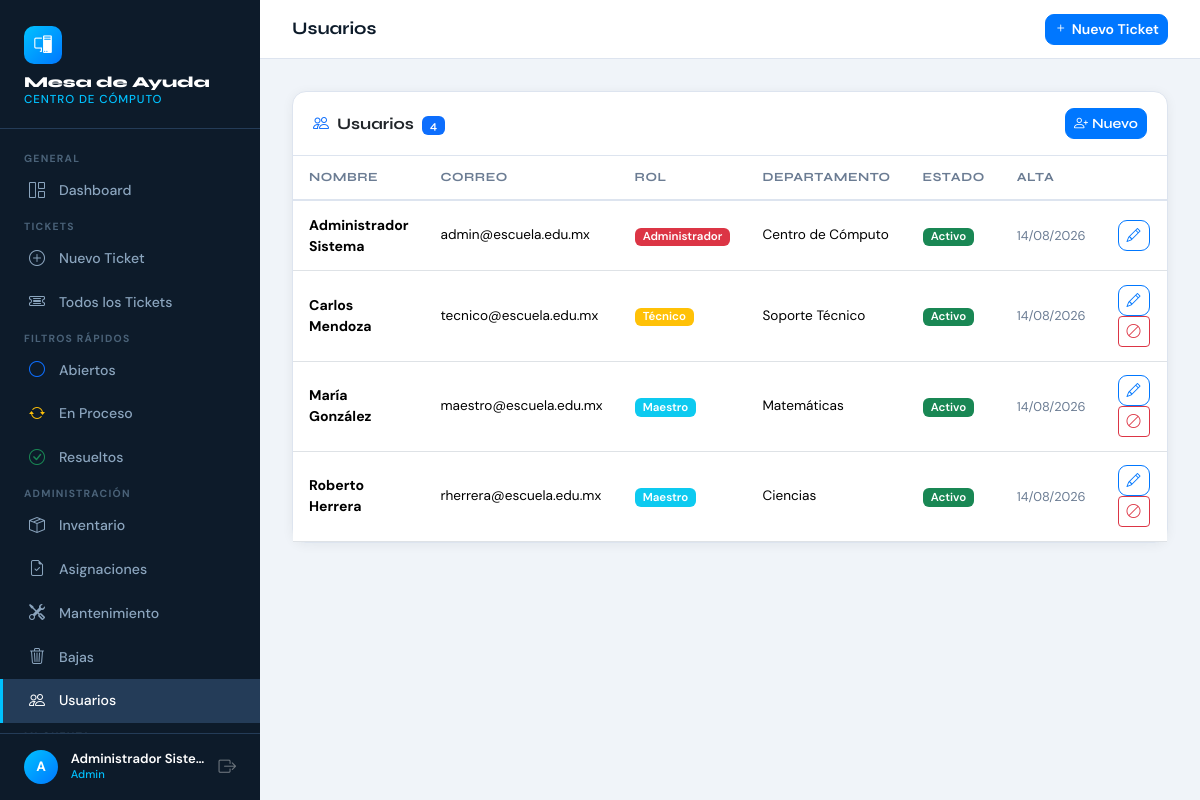
The page /index.php?c=users (signed in) on the database its author committed.
### tables this page shows
CREATE TABLE IF NOT EXISTS usuarios (id INT AUTO_INCREMENT PRIMARY KEY, nombre VARCHAR(100) NOT NULL, apellido VARCHAR(100) NOT NULL, email VARCHAR(150) NOT NULL UNIQUE, password VARCHAR(255) NOT NULL, rol ENUM('maestro','tecnico','admin','auxiliar_administrativo','coordinador','operario','ayudante','residente_becario','auxiliar_seguridad','auxiliar_oficina','control_de_obra','supervisor_seguridad','contra_incendios','tecnico_instrumentista') NOT NULL DEFAULT 'auxiliar_administrativo', departamento VARCHAR(100) DEFAULT NULL, activo TINYINT(1) NOT NULL DEFAULT 1, creado_en DATETIME NOT NULL DEFAULT CURRENT_TIMESTAMP, actualizado_en DATETIME NOT NULL DEFAULT CURRENT_TIMESTAMP ON UPDATE CURRENT_TIMESTAMP);

### controllers/UserController.php (called while the page is built, shortened)
<?php
require_once __DIR__ . '/../models/User.php';
class UserController {
    private User $userModel;
    public function __construct() { $this->userModel = new User(); }
    public function index(): void {
        $users   = $this->userModel->getAll();
        require __DIR__ . '/../views/users/list.php';
    }
}

### config/database.php (called while the page is built, shortened)
<?php
class Database {
    private static ?PDO $instance = null;
    public static function getConnection(): PDO {
        if (self::$instance === null) {
            $dsn = "mysql:host=" . DB_HOST . ";dbname=" . DB_NAME . ";charset=" . DB_CHARSET;
            $options = [
                PDO::ATTR_ERRMODE            => PDO::ERRMODE_EXCEPTION,
                PDO::ATTR_DEFAULT_FETCH_MODE => PDO::FETCH_ASSOC,
                PDO::ATTR_EMULATE_PREPARES   => false,
            ];
            try {
                self::$instance = new PDO($dsn, DB_USER, DB_PASS, $options);
            } catch (PDOException $e) {
                die(json_encode(['error' => 'Error de conexión: ' . $e->getMessage()]));
            }
        }
        return self::$instance;
    }
}

### models/User.php (called while the page is built, shortened)
<?php
require_once __DIR__ . '/../config/database.php';
class User {
    private PDO $db;
    public function __construct() { $this->db = Database::getConnection(); }
    public function getAll(): array {
        return $this->db->query("SELECT id,nombre,apellido,email,rol,departamento,activo,creado_en FROM usuarios ORDER BY nombre")->fetchAll();
    }
}

### views/users/list.php (the view, shortened to what this page needs)
<?php
$pageTitle='Usuarios';require __DIR__.'/../layouts/header.php';
$roleLabels = [
  'auxiliar_administrativo' => 'Auxiliar Administrativo',
  'coordinador'             => 'Coordinador',
  'operario'                => 'Operario',
  'ayudante'                => 'Ayudante',
  'residente_becario'       => 'Residente/Becario',
  'auxiliar_seguridad'      => 'Auxiliar de Seguridad',
  'auxiliar_oficina'        => 'Auxiliar de Oficina',
  'control_de_obra'         => 'Control de Obra',
  'supervisor_seguridad'    => 'Supervisor de Seguridad',
  'contra_incendios'        => 'Contra Incendios',
  'tecnico_instrumentista'  => 'Técnico Instrumentista',
  'admin'                   => 'Administrador',
  'tecnico'                 => 'Técnico',
  'maestro'                 => 'Maestro',
];
$roleColors = [
  'admin'             => 'danger',
  'tecnico'           => 'warning',
  'maestro'           => 'info',
  'residente_becario' => 'primary',
  'auxiliar_seguridad'=> 'dark',
  'auxiliar_oficina'  => 'secondary',
];
?>
<div class="card">
  <div class="card-header d-flex align-items-center justify-content-between"><span><i class="bi bi-people me-2 text-primary"></i>Usuarios <span class="badge bg-primary ms-1"><?=count($users)?></span></span><a href="index.php?c=users&a=create" class="btn btn-sm btn-primary"><i class="bi bi-person-plus me-1"></i>Nuevo</a></div>
  <div class="table-responsive"><table class="table mb-0 js-data-table">
    <thead><tr><th>Nombre</th><th>Correo</th><th>Rol</th><th>Departamento</th><th>Estado</th><th>Alta</th><th style="width:80px"></th></tr></thead>
    <tbody>
    <?php foreach($users as $u):?>
    <tr>
      <td><strong><?=htmlspecialchars($u['nombre'].' '.$u['apellido'])?></strong></td>
      <td style="font-size:.85rem"><?=htmlspecialchars($u['email'])?></td>
      <td><span class="badge bg-<?= $roleColors[$u['rol']] ?? 'secondary' ?>"><?= htmlspecialchars($roleLabels[$u['rol']] ?? ucwords(str_replace('_', ' ', $u['rol']))) ?></span></td>
      <td style="font-size:.85rem"><?=htmlspecialchars($u['departamento']??'—')?></td>
      <td><span class="badge bg-<?=$u['activo']?'success':'secondary'?>"><?=$u['activo']?'Activo':'Inactivo'?></span></td>
      <td style="font-size:.8rem;color:#6b7c93"><?=date('d/m/Y',strtotime($u['creado_en']))?></td>
      <td>
        <a href="index.php?c=users&a=edit&id=<?=$u['id']?>" class="btn btn-sm btn-outline-primary me-1" title="Editar"><i class="bi bi-pencil"></i></a>
        <?php if($u['id']!=$_SESSION['user_id']):?>
        <a href="index.php?c=users&a=toggle&id=<?=$u['id']?>" class="btn btn-sm btn-outline-<?=$u['activo']?'danger':'success'?>" title="<?=$u['activo']?'Desactivar':'Activar'?>" onclick="return confirm('¿Confirmas esta acción?')"><i class="bi bi-<?=$u['activo']?'ban':'check-circle'?>"></i></a>
        <?php endif;?>
      </td>
    </tr>
    <?php endforeach;?>
    </tbody>
  </table></div>
</div>
<?php require __DIR__.'/../layouts/footer.php';?>

### views/layouts/header.php (style rules this page uses)
:root { --sidebar-w:260px;--navy:#0d1b2a;--navy-mid:#1b2e45;--navy-light:#243c58;--accent:#00c2ff;--accent2:#0077ff;--surface:#f0f4f9;--card-bg:#ffffff;--text-main:#0d1b2a;--text-muted:#6b7c93;--border:#dde4ef;--font-head:'Syne',sans-serif;--font-body:'DM Sans',sans-serif; }
*,*::before,*::after { box-sizing:border-box;margin:0;padding:0; }
body { font-family:var(--font-body);background:var(--surface);color:var(--text-main);min-height:100vh; }
.card { border:1px solid var(--border);border-radius:14px;box-shadow:0 2px 12px rgba(13,27,42,.06); }
.card-header { background:transparent;border-bottom:1px solid var(--border);padding:1rem 1.25rem;font-family:var(--font-head);font-weight:700; }
.badge { font-size:.72rem;font-weight:600;padding:.3em .7em;border-radius:6px; }
.table th { font-family:var(--font-head);font-size:.78rem;font-weight:700;letter-spacing:.04em;text-transform:uppercase;color:var(--text-muted);border-bottom:2px solid var(--border);padding:.75rem 1rem; }
.table td { padding:.85rem 1rem;vertical-align:middle;font-size:.88rem; }
.btn-primary { background:var(--accent2);border-color:var(--accent2);font-weight:600;border-radius:9px; }
.btn-outline-primary { border-color:var(--accent2);color:var(--accent2);border-radius:9px;font-weight:600; }

### rows shown on the page
usuarios: nombre+apellido "Administrador Sistema", email "admin@escuela.edu.mx", rol "Administrador", departamento "Centro de Cómputo", activo "Activo", creado_en "14/08/2026"
usuarios: nombre+apellido "Carlos Mendoza", email "tecnico@escuela.edu.mx", rol "Técnico", departamento "Soporte Técnico", activo "Activo", creado_en "14/08/2026"
usuarios: nombre+apellido "María González", email "maestro@escuela.edu.mx", rol "Maestro", departamento "Matemáticas", activo "Activo", creado_en "14/08/2026"
usuarios: nombre+apellido "Roberto Herrera", email "rherrera@escuela.edu.mx", rol "Maestro", departamento "Ciencias", activo "Activo", creado_en "14/08/2026"

### other values the page prints
substr($_SESSION['user_name']??'U',0,1) "A"
$_SESSION['user_name'] "Administrador Siste…"
$rol "Admin"
$pageTitle "Usuarios"
count($users) "4"
